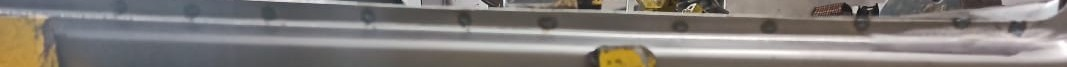
#> input picture src/eyrc-2022_krishibot/scripts/c_image.jpeg, 1067 x 67 px, found by its file name
$ python percepStack.py
#> lines starting #> are read from the running program, lines starting #| are printed output that depends on the picture; after the words box and inside, x2 and y2 are one past the last pixel; in counts of white or black regions, pixels touching at a corner belong together
#! /usr/bin/env python3

import cv2
import numpy as np


def stackImages(scale, imgArray):
    rows = len(imgArray)
    cols = len(imgArray[0])
    rowsAvailable = isinstance(imgArray[0], list)
    width = imgArray[0][0].shape[1]
    height = imgArray[0][0].shape[0]
    if rowsAvailable:
        for x in range(0, rows):
            for y in range(0, cols):
                if imgArray[x][y].shape[:2] == imgArray[0][0].shape[:2]:
                    imgArray[x][y] = cv2.resize(imgArray[x][y], (0, 0), None, scale, scale)
                else:
                    imgArray[x][y] = cv2.resize(imgArray[x][y], (imgArray[0][0].shape[1], imgArray[0][0].shape[0]),
                                                None, scale, scale)
                if len(imgArray[x][y].shape) == 2: imgArray[x][y] = cv2.cvtColor(imgArray[x][y], cv2.COLOR_GRAY2BGR)
        imageBlank = np.zeros((height, width, 3), np.uint8)
        hor = [imageBlank] * rows
        hor_con = [imageBlank] * rows
        for x in range(0, rows):
            hor[x] = np.hstack(imgArray[x])
        ver = np.vstack(hor)
    else:
        for x in range(0, rows):
            if imgArray[x].shape[:2] == imgArray[0].shape[:2]:
                imgArray[x] = cv2.resize(imgArray[x], (0, 0), None, scale, scale)
            else:
                imgArray[x] = cv2.resize(imgArray[x], (imgArray[0].shape[1], imgArray[0].shape[0]), None, scale, scale)
            if len(imgArray[x].shape) == 2: imgArray[x] = cv2.cvtColor(imgArray[x], cv2.COLOR_GRAY2BGR)
        hor = np.hstack(imgArray)
        ver = hor
    return ver


def getContours(img):
    contours, hierarchy = cv2.findContours(img, cv2.RETR_EXTERNAL, cv2.CHAIN_APPROX_NONE)
    for cnt in contours:
        area = cv2.contourArea(cnt)
        print(area)
        if 1000>area > 85:
            cv2.drawContours(imgContour, cnt, -1, (255, 0, 0), 3)
            peri = cv2.arcLength(cnt, True)
            print(peri)
            approx = cv2.approxPolyDP(cnt, 0.02 * peri, True)
            print(len(approx))
            objCor = len(approx)
            x, y, w, h = cv2.boundingRect(approx)

            # [8 lines of commented-out code are left out]
            if objCor > 4:
                objectType = "Circles"
            else:
                objectType = "None"

            cv2.rectangle(imgContour, (x, y), (x + w, y + h), (0, 255, 0), 2)
            # cv2.putText(imgContour, objectType,
            #             (x + (w // 2) - 10, y + (h // 2) - 10), cv2.FONT_HERSHEY_COMPLEX, 0.7,
            #             (0, 0, 0), 2)


path = "/home/vedh/catkin_ws/src/eyrc-2022_krishibot/scripts/c_image.jpeg"
img = cv2.imread(path)
#> img is the input picture: shape (67, 1067, 3); mean B, G, R 123, 126.5, 131.2
imgContour = img.copy()
image = cv2.cvtColor(img, cv2.COLOR_BGR2GRAY)
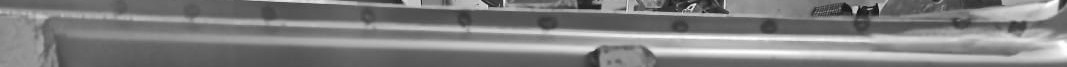
#> image: shape (67, 1067); min 13, max 255, mean 127.5
imgBlur = cv2.GaussianBlur(image, (17, 17), 1)
ret, thresh2 = cv2.threshold(imgBlur, 75, 255, cv2.THRESH_BINARY_INV)
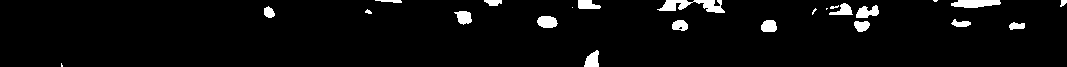
#> thresh2: shape (67, 1067); 4% white; 24 white regions (5 under 20 px), largest, box (x1, y1, x2, y2) and area: (657, 0, 725, 13) 471, (951, 0, 1001, 8) 315, (537, 16, 558, 28) 203
imgCanny = cv2.Canny(thresh2, 50, 100)
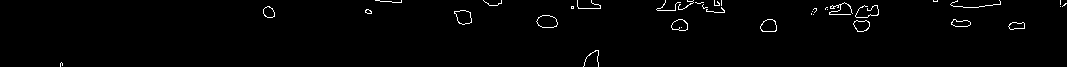
#> imgCanny: shape (67, 1067); 1.3% white in thin lines or dots
imgGray = cv2.cvtColor(img, cv2.COLOR_BGR2GRAY)
#imgCanny = cv2.Canny(imgBlur, 50, 50)
getContours(imgCanny)
#> in getContours, `contours, hierarchy = cv2.findContours(img, cv2.RETR_EXTERNAL, cv2.CHA..`: contours = 35 contours, 27 with area under 20; largest, box (x1, y1, x2, y2) and area: (536, 15, 558, 28) 200, (454, 10, 472, 25) 174, (760, 19, 777, 32) 160, (671, 19, 688, 31) 140, (853, 20, 870, 32) 136, (951, 19, 971, 27) 98, (263, 6, 275, 18) 94, (1008, 22, 1025, 30) 86
#> the loop in getContours, `for cnt in contours:` made 35 passes
#> (area, peri, objCor, x, y, w, h) on passes 3, 4, 5, 6, 7, 8, 12, 20: (86.5, 42.73, 7, 1008, 22, 17, 8), (136, 47.8, 8, 853, 20, 17, 12), (97.5, 47.56, 9, 951, 19, 20, 8), (160.5, 49.56, 7, 760, 19, 17, 13), (140, 46.97, 8, 671, 19, 17, 12), (200.5, 57.21, 9, 536, 15, 22, 13), (174.5, 55.56, 6, 454, 10, 18, 15), (94.5, 37.56, 9, 263, 6, 12, 12)
#> (printed output is left out)
#> after the loop in getContours, `for cnt in contours:`:
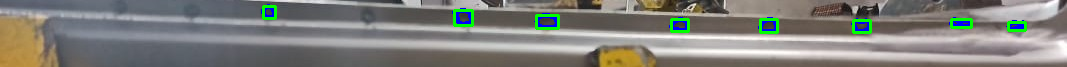
#> imgContour: shape (67, 1067, 3); 2.87% of pixels changed, all inside (x1, y1, x2, y2) = (261, 4, 1027, 34)


imgBlank = np.zeros_like(img)
imgStack = stackImages(0.8, ([imgBlur, thresh2],
                             [imgCanny, imgContour]))
#> after the loop in stackImages, `for x in range(0, rows):`: hor = 2 items
#> in stackImages, `ver = np.vstack(hor)`:
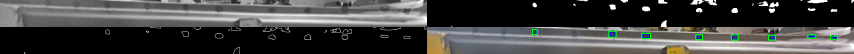
#> ver: shape (108, 1708, 3) (shown at 1/2 size); mean of channels 0, 1, 2 65.9, 67.4, 67.3; drawn as B, G, R

img_resize=cv2.resize(imgStack, (1500, 300))
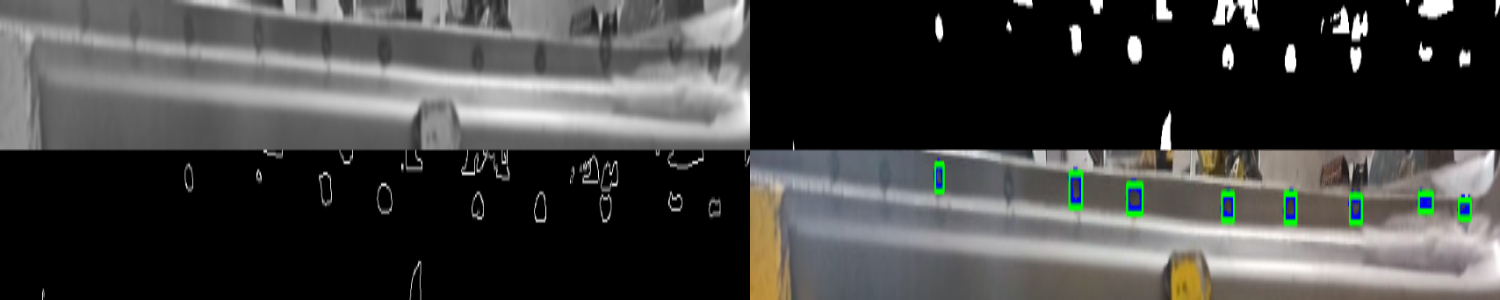
#> img_resize: shape (300, 1500, 3); mean of channels 0, 1, 2 65.9, 67.3, 67.3; drawn as B, G, R
cv2.imshow("Stack", img_resize)
image = cv2.cvtColor(img, cv2.COLOR_BGR2GRAY)


# [6 lines of commented-out code are left out]
cv2.imshow("image2",imgContour)
cv2.waitKey(0)


# '''
# *****************************************************************************************
# *
# *        		===============================================
# *           		Krishi Bot (KB) Theme (eYRC 2022-23)
# *        		===============================================
# *
# *  This script is to implement Task 2.2 of Krishi Bot (KB) Theme (eYRC 2022-23).
# *
# *  This software is made available on an "AS IS WHERE IS BASIS".
# *  Licensee/end user indemnifies and will keep e-Yantra indemnified from
# *  any and all claim(s) that emanate from the use of the Software or
# *  breach of the terms of this agreement.
# *
# *****************************************************************************************
# '''

# # Team ID:			kb2144
# # Author List:		Vedhas Talnikar,Vishwam Talnikar,Aditya Warke,Vyankatesh
# # Filename:			percepStack.py
# # Functions:
# # 					[ img_clbck, depth_clbck, image_processing, main ]

# ####################### IMPORT MODULES #######################
# import cv2
# import rospy
# from cv_bridge import CvBridge, CvBridgeError
# from sensor_msgs.msg import Image
# from std_msgs.msg import String
# import numpy as np
# # You can add more if required
# ##############################################################

# def nothing(x):
#     pass

# def image_processing(image):
#     cv2.namedWindow('image')


#     # Create trackbars for color change
#     # Hue is from 0-179 for Opencv
#     cv2.createTrackbar('SMin', 'image', 0, 255, nothing)
#     cv2.createTrackbar('VMin', 'image', 0, 255, nothing)
#     cv2.createTrackbar('HMax', 'image', 0, 179, nothing)
#     cv2.createTrackbar('SMax', 'image', 0, 255, nothing)
#     cv2.createTrackbar('HMin', 'image', 0, 179, nothing)
#     cv2.createTrackbar('VMax', 'image', 0, 255, nothing)

#     # Set default value for Max HSV trackbars
#     cv2.setTrackbarPos('HMax', 'image', 179)
#     cv2.setTrackbarPos('SMax', 'image', 255)
#     cv2.setTrackbarPos('VMax', 'image', 255)

#     # Initialize HSV min/max values
#     hMin = sMin = vMin = hMax = sMax = vMax = 0
#     phMin = psMin = pvMin = phMax = psMax = pvMax = 0

#     while(1):
#         # Get current positions of all trackbars
#         hMin = cv2.getTrackbarPos('HMin', 'image')
#         sMin = cv2.getTrackbarPos('SMin', 'image')
#         vMin = cv2.getTrackbarPos('VMin', 'image')
#         hMax = cv2.getTrackbarPos('HMax', 'image')
#         sMax = cv2.getTrackbarPos('SMax', 'image')
#         vMax = cv2.getTrackbarPos('VMax', 'image')

#         # Set minimum and maximum HSV values to display
#         lower = np.array([hMin, sMin, vMin])
#         upper = np.array([hMax, sMax, vMax])

#         # Convert to HSV format and color threshold
#         hsv = cv2.cvtColor(image, cv2.COLOR_BGR2HSV)
#         mask = cv2.inRange(hsv, lower, upper)
#         result = cv2.bitwise_and(image, image, mask=mask)

#         # Print if there is a change in HSV value
#         if((phMin != hMin) | (psMin != sMin) | (pvMin != vMin) | (phMax != hMax) | (psMax != sMax) | (pvMax != vMax) ):
#             print("(hMin = %d , sMin = %d, vMin = %d), (hMax = %d , sMax = %d, vMax = %d)" % (hMin , sMin , vMin, hMax, sMax , vMax))
#             phMin = hMin
#             psMin = sMin
#             pvMin = vMin
#             phMax = hMax
#             psMax = sMax
#             pvMax = vMax

#         # Display result image
#         cv2.imshow('image', result)
#         if cv2.waitKey(10) & 0xFF == ord('q'):
#             break

#     cv2.destroyAllWindows()
#     # '''
#     # NOTE: Do not modify the function name and return value.
#     #       Only do the changes in the specified portion for this
#     #       function.
#     #       Use cv2.imshow() for debugging but make sure to REMOVE it before submitting.

#     # 1. Find the centroid of the bell pepper(s).
#     # 2. Add the x and y values of the centroid to a list.
#     # 3. Then append this list to the pose variable.
#     # 3. If multiple fruits are found then append to pose variable multiple times.

#     # Input Args:
#     # ------
#     # image: Converted image in cv2 format.

#     # Example:
#     # ----
#     # pose = [[x1, y1] , [x2, y2] ...... ]
#     # '''
#     # pose = []
#     # global M1
#     # global M2
#     # global yellow
#     # global red
#     # cX1,cX2=0,0
#     # cY1,cY2=0,0
#     # global M
#     # ############### Write Your code to find centroid of the bell peppers #####################
#     # #cv2.imshow('Final1', image)
#     # im_rgb = cv2.cvtColor(image, cv2.COLOR_BGR2RGB)
#     # hsv=cv2.cvtColor(im_rgb,cv2.COLOR_BGR2HSV)
#     # # cv2.imshow('Final2', im_rgb)
#     # # cv2.imshow('Final', hsv)
#     # # cv2.waitKey(0)
#     # yelloL=(5,180,100)
#     # yelloU=(20,255,255)

#     # lower_red = np.array([161, 155, 84], dtype = "uint8")
#     # upper_red= np.array([179, 255, 255], dtype = "uint8")

#     # mask1=cv2.inRange(hsv,yelloL,yelloU)
#     # mask2=cv2.inRange(hsv,lower_red ,upper_red)

#     # kernelOpen=np.ones((5,5))
#     # kernelClose=np.ones((20,20))

#     # maskOpen=cv2.morphologyEx(mask1,cv2.MORPH_OPEN,kernelOpen)
#     # maskClose=cv2.morphologyEx(maskOpen,cv2.MORPH_CLOSE,kernelClose)

#     # maskOpen1=cv2.morphologyEx(mask2,cv2.MORPH_OPEN,kernelOpen)
#     # maskClose1=cv2.morphologyEx(maskOpen1,cv2.MORPH_CLOSE,kernelClose)

#     # contours, hierarchy = cv2.findContours(image=maskClose.copy(), mode=cv2.RETR_TREE, method=cv2.CHAIN_APPROX_NONE)
#     # contours1, hierarchy1 = cv2.findContours(image=maskClose1.copy(), mode=cv2.RETR_TREE, method=cv2.CHAIN_APPROX_NONE)
#     # # draw contours on the original image
#     # image_copy = image.copy()

#     # # print(contours)
#     # # print(len(contours1))

#     # contours = sorted(contours, key=cv2.contourArea, reverse=True)
#     # contours1 = sorted(contours1, key=cv2.contourArea, reverse=True)

#     # # cnts1 = imutils.grab_contours(contours)
#     # # cnts2 = imutils.grab_contours(contours1)

#     # if(len(contours)>0):
#     #     area1Max  = cv2.contourArea(contours[0])
#     # if(len(contours1)>0):
#     #     area2Max  = cv2.contourArea(contours1[0])

#     # count = 0

#     # for c in contours:
#     #     M = cv2.moments(c)

#     #     if M["m00"] != 0:
#     #         cX = int(M["m10"] / M["m00"])
#     #         cY = int(M["m01"] / M["m00"])
#     #     else:
#     #         cX,cY=0, 0

#     #     if(0.25*area1Max > cv2.contourArea(c)):
#     #         break
#     #     #print(cX,cY)
#     #     count = count + 1
#     #     cv2.drawContours(image_copy, [c], -1, (0, 255, 0), 2)
#     #     cv2.circle(image_copy, (cX, cY), 3, (255, 255, 255), -1)
#     #     cv2.putText(image_copy, "center"+count.__str__(), (cX - 20, cY - 20),
#     #         cv2.FONT_HERSHEY_SIMPLEX, 0.5, (255, 255, 255), 1)
#     #     # cv2.imshow("Image", image_copy)
#     #     # cv2.waitKey(0)
#     #     yellow=[cX,cY]

#     #     pose.append(yellow)

#     # for c in contours1:
#     #     M = cv2.moments(c)
#     #     if M["m00"] != 0:
#     #         cX = int(M["m10"] / M["m00"])
#     #         cY = int(M["m01"] / M["m00"])

#     #     else:
#     #         cX,cY=0, 0
#     #     if(0.25*area2Max > cv2.contourArea(c)):
#     #         break
#     #     #print(cX,cY)
#     #     count = count + 1
#     #     cv2.drawContours(image_copy, [c], -1, (0, 255, 0), 2)
#     #     cv2.circle(image_copy, (cX, cY), 3, (255, 255, 255), -1)
#     #     cv2.putText(image_copy, "center"+count.__str__(), (cX - 20, cY - 20),
#     #         cv2.FONT_HERSHEY_SIMPLEX, 0.5, (255, 255, 255), 1)
#     #     # cv2.imshow("Image", image_copy)
#     #     # cv2.waitKey(0)
#     #     red=[cX,cY]
#     #     pose.append(red)

#     #cv2.imshow('Final', image_copy)
#     #cv2.waitKey(0)
#     # cv2.imwrite('contours_none_image1.jpg', image_copy)
#     #cv2.destroyAllWindows()

#     ##########################################################################################
#     # return pose

# def getContours(imgContour,img):
#     contours, hierarchy = cv2.findContours(img, cv2.RETR_EXTERNAL, cv2.CHAIN_APPROX_NONE)
#     for cnt in contours:
#         area = cv2.contourArea(cnt)
#         print(area)
#         if 120 >area > 100:
#             cv2.drawContours(imgContour, cnt, -1, (255, 0, 0), 3)
#             peri = cv2.arcLength(cnt, True)
#             print(peri)
#             approx = cv2.approxPolyDP(cnt, 0.02 * peri, True)
#             print(len(approx))
#             objCor = len(approx)
#             x, y, w, h = cv2.boundingRect(approx)

#             if objCor == 3:
#                 objectType = "Tri"
#             elif objCor == 4:
#                 aspRatio = w / float(h)
#                 if aspRatio > 0.98 and aspRatio < 1.03:
#                     objectType = "Square"
#                 else:
#                     objectType = "Rectangle"
#             elif objCor > 4:
#                 objectType = "Circles"
#             else:
#                 objectType = "None"

#             cv2.rectangle(imgContour, (x, y), (x + w, y + h), (0, 255, 0), 2)
#             cv2.putText(imgContour, objectType,
#                         (x + (w // 2) - 10, y + (h // 2) - 10), cv2.FONT_HERSHEY_COMPLEX, 0.7,
#                         (0, 0, 0), 2)
#     cv2.imshow('Final', imgContour)
#     cv2.waitKey(0)

# def main():
#     '''
#     MAIN FUNCTION

#     Purpose:
#     -----
#     Initialize ROS node and do the publish and subscription of data.

#     NOTE: We have done the subscription only for one image, you have to iterate over
#     three images in the same script and publish the centroid and depth in the
#     same script for three images, calling the same callback function.

#     '''
#     #### EDIT YOUR CODE HERE FOR SUBSCRIBING TO OTHER TOPICS AND TO APPLY YOUR ALGORITHM TO PUBLISH #####
#     global pub_rgb
#     global pub_depth

#     rospy.init_node("percepStack", anonymous=True)
#     image1=cv2.imread('/home/vedh/catkin_ws/src/eyrc-2022_krishibot/scripts/c_image2.jpeg')
#     image = cv2.cvtColor(image1, cv2.COLOR_BGR2GRAY)

#     # imgGray = cv2.cvtColor(img, cv2.COLOR_BGR2GRAY)
#     imgBlur = cv2.GaussianBlur(image, (3, 3), 1)


#     ret, thresh2 = cv2.threshold(imgBlur, 77, 255, cv2.THRESH_BINARY_INV)
#     imgCanny = cv2.Canny(thresh2, 50, 150)
#     # cv2.imshow('Final', imgCanny)
#     # # getContours(image1,imgCanny)
#     # cv2.waitKey(0)
#     image_processing(image1)
#     # # image1=cv2.imread('/home/vedh/catkin_ws/src/eyrc-2022_krishibot/scripts/im3.jpeg')
#     # # image_processing(image1)
#     # # rospy.sleep(3)
#     # sub_image_color_1 = rospy.Subscriber("/device_0/sensor_1/Color_0/image/data_1", Image, img_clbck)
#     # sub_image_depth_1 = rospy.Subscriber("/device_0/sensor_0/Depth_0/image/data_1", Image, depth_clbck)
#     # # rospy.sleep(3)
#     # sub_image_color_1 = rospy.Subscriber("/device_0/sensor_1/Color_0/image/data_2", Image, img_clbck)
#     # sub_image_depth_1 = rospy.Subscriber("/device_0/sensor_0/Depth_0/image/data_2", Image, depth_clbck)
#     # # rospy.sleep(3)
#     # sub_image_color_1 = rospy.Subscriber("/device_0/sensor_1/Color_0/image/data_3", Image, img_clbck)
#     # sub_image_depth_1 = rospy.Subscriber("/device_0/sensor_0/Depth_0/image/data_3", Image, depth_clbck)
#     # # # #rospy.sleep(5)

#     # pub_rgb = rospy.Publisher('/center_rgb', String, queue_size = 1)
#     # pub_depth = rospy.Publisher('/center_depth', String, queue_size = 1)
#     ####################################################################################################
#     rospy.spin()

# if __name__ == '__main__':
#     try:
#         main()
#     except Exception as e:
#         print("Error:", str(e))
#     finally:
#         print("Executed Perception Stack Script")

$ run again, with src/eyrc-2022_krishibot/scripts/c_image2.jpeg copied over src/eyrc-2022_krishibot/scripts/c_image.jpeg
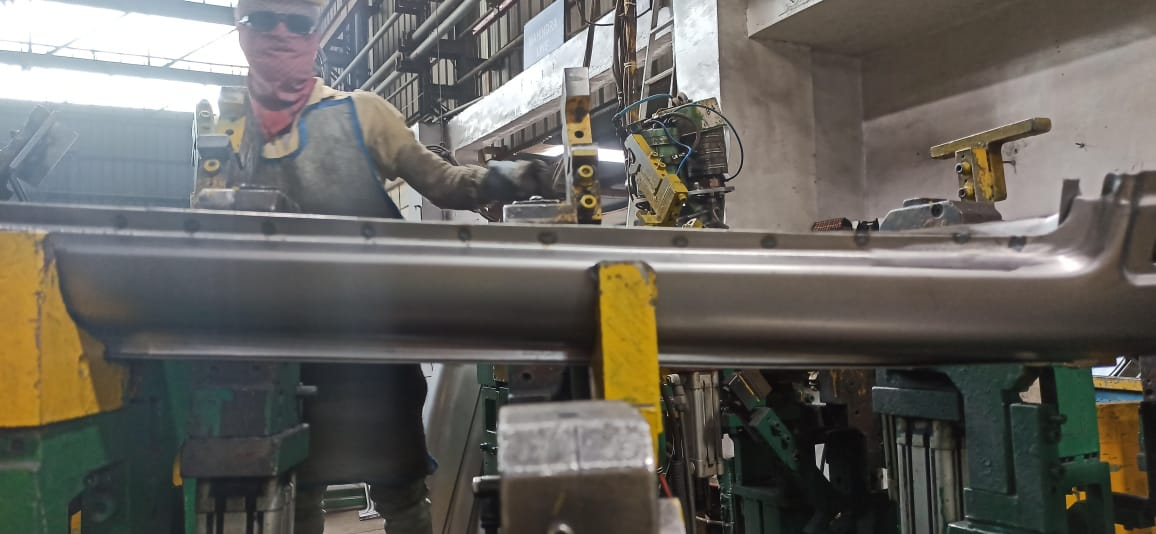
#> input picture src/eyrc-2022_krishibot/scripts/c_image2.jpeg, 1156 x 534 px, found by its file name
#> img is the input picture: shape (534, 1156, 3); mean B, G, R 94.4, 100.2, 102.7
#> thresh2: shape (534, 1156); 40.2% white; 160 white regions (78 under 20 px), largest, box (x1, y1, x2, y2) and area: (0, 265, 654, 534) 109020, (656, 172, 1156, 534) 97379, (772, 0, 1140, 120) 17505
#> imgCanny: shape (534, 1156); 2.9% white in thin lines or dots
#> contours = 532 contours, 466 with area under 20; largest, box (x1, y1, x2, y2) and area: (438, 19, 485, 79) 1252, (1094, 202, 1120, 253) 608, (950, 211, 1001, 223) 405, (1018, 378, 1042, 404) 338, (576, 204, 601, 224) 297
#> the loop in getContours, `for cnt in contours:` made 532 passes
#> (area, peri, objCor, x, y, w, h) on passes 51, 77, 84, 85, 100, 103, 105, 107: (202.5, 67.7, 10, 1065, 490, 21, 19), (126, 53.31, 6, 881, 467, 8, 22), (125.5, 53.9, 6, 173, 463, 9, 22), (88.5, 44.73, 5, 822, 462, 8, 19), (176, 64.14, 7, 814, 443, 11, 26), (85.5, 414.7, 5, 913, 434, 15, 100), (264.5, 68.04, 8, 720, 433, 15, 26), (91.5, 45.56, 9, 929, 430, 9, 18)
#> (printed output is left out)
#> after the loop in getContours, `for cnt in contours:`:
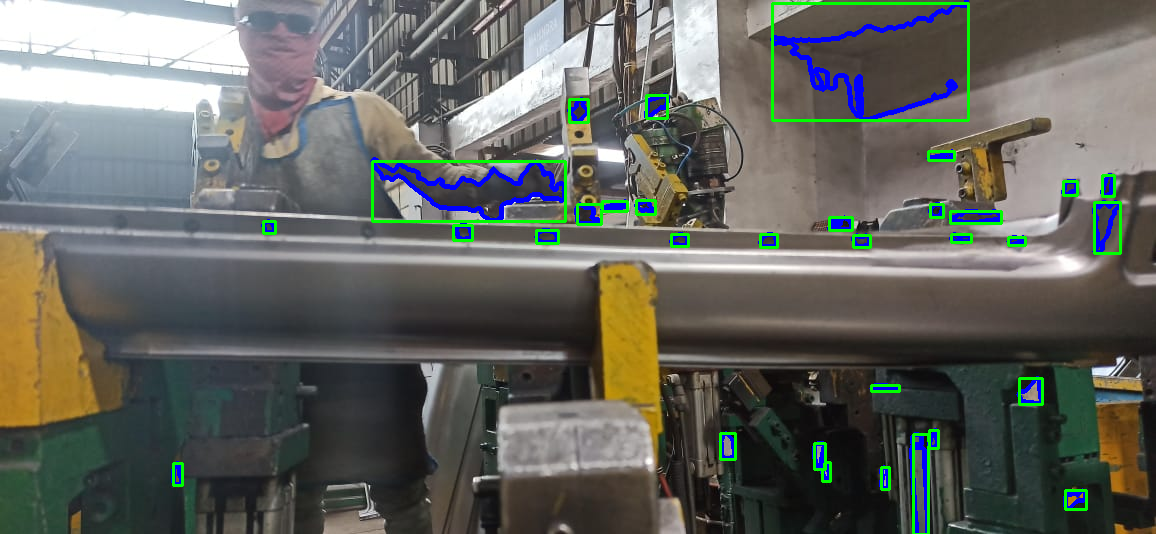
#> imgContour: shape (534, 1156, 3); 3.21% of pixels changed, all inside (x1, y1, x2, y2) = (171, 0, 1122, 534)
#> after the loop in stackImages, `for x in range(0, rows):`: hor = 2 items
#> `img_resize=cv2.resize(imgStack, (1500, 300))`:
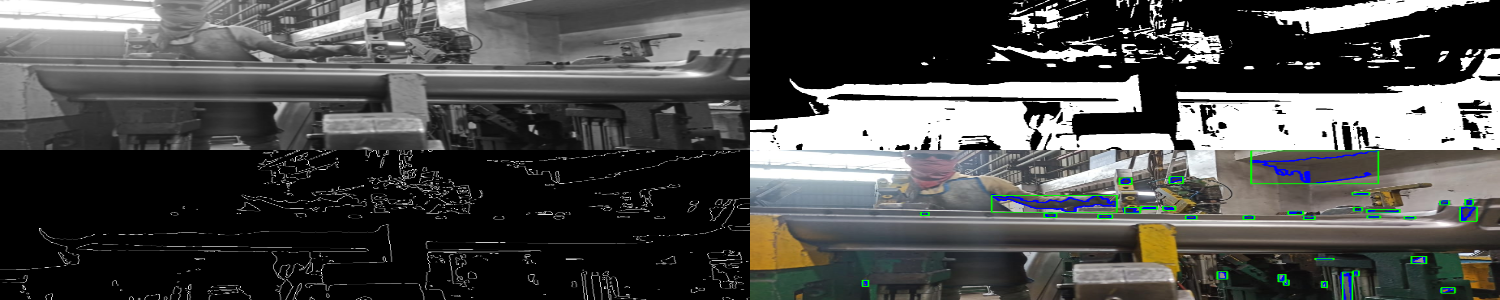
#> img_resize: shape (300, 1500, 3); mean of channels 0, 1, 2 76.4, 77.9, 77.4; drawn as B, G, R
